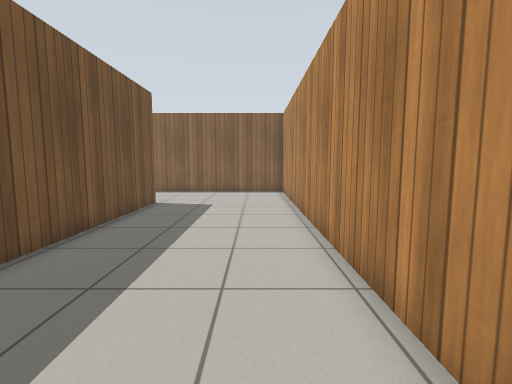
[1] (above)

20 first-person views from a walk through a Gazebo world. The camera is 0.94 m above the floor, tilts 6° down and sees 85° across. The floor is counted in squares, 0.5 m on a side. Each view is taken from the middle of a square. On the plan, view 1 faces up. The plan holds only what a view shows up to about 16 squares ahead; the rest is blank. Gazebo's built-in surfaces are drawn with simple patterns.

[2]
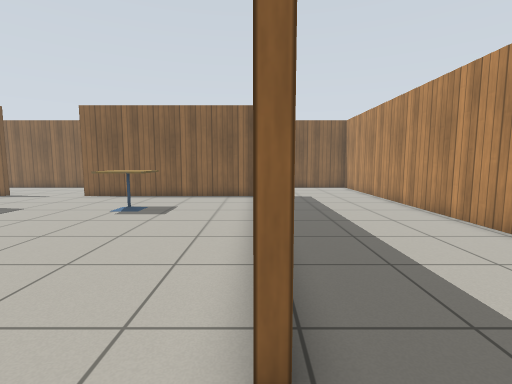

[3]
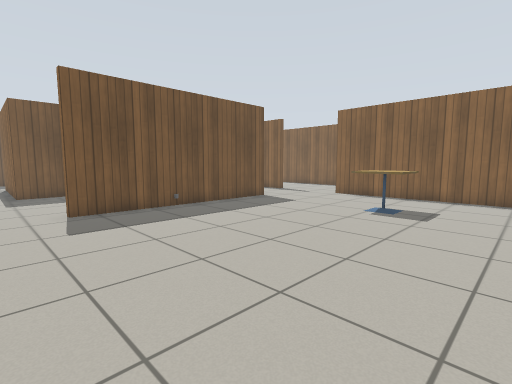

[4]
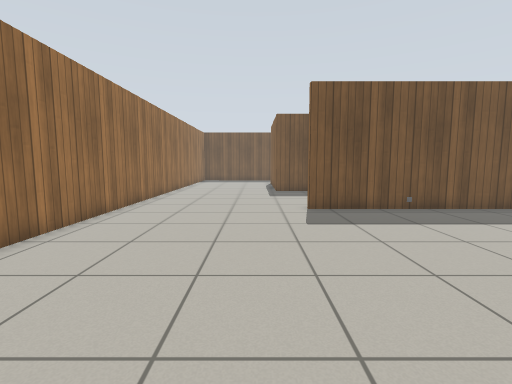

[5]
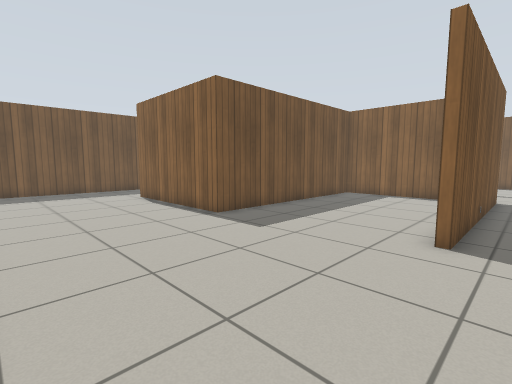

[6]
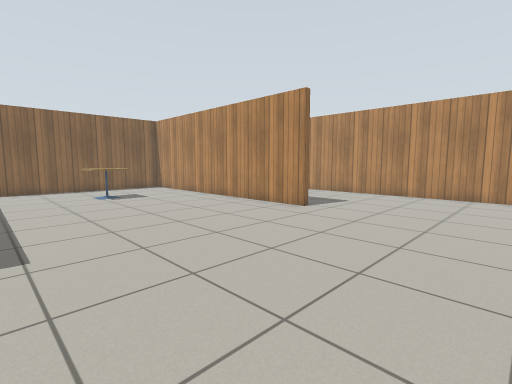

[7]
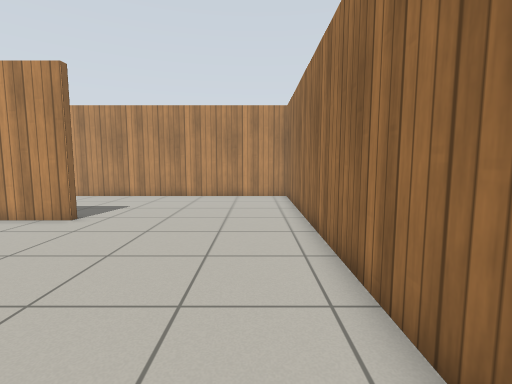

[8]
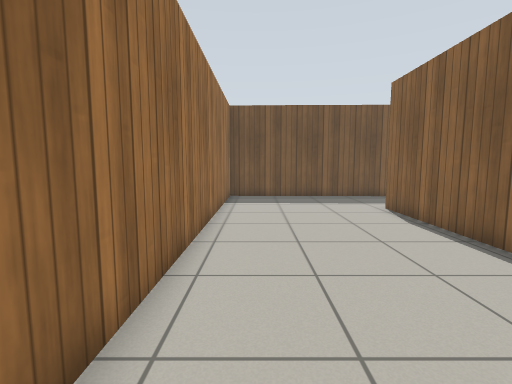

[9]
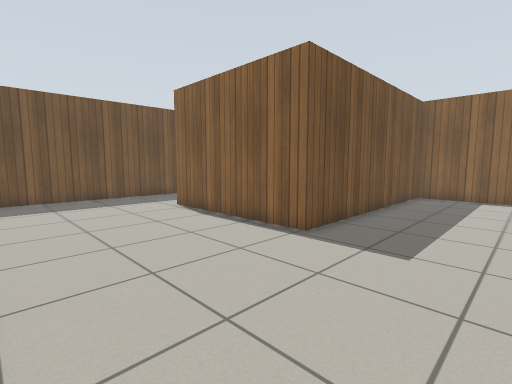

[10]
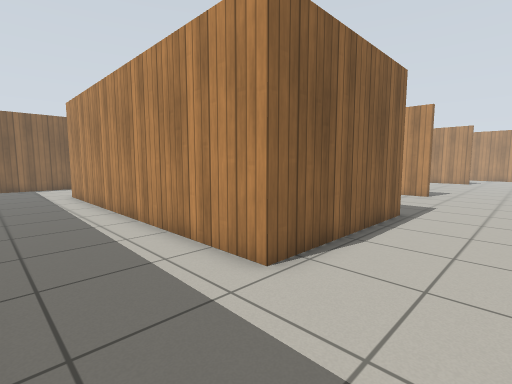

[11]
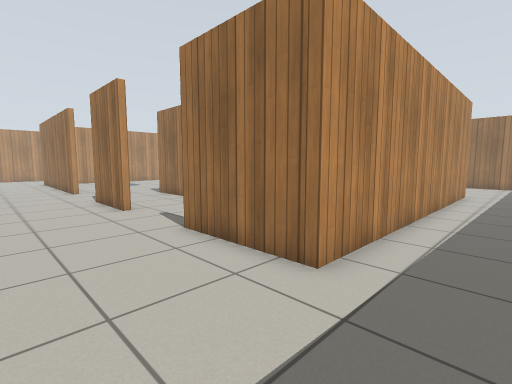

[12]
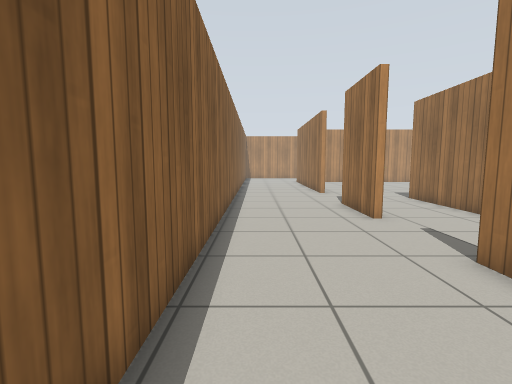

[13]
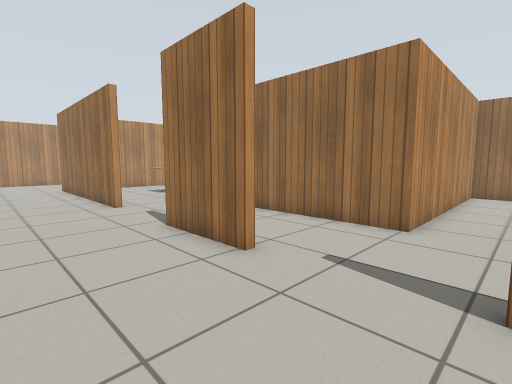

[14]
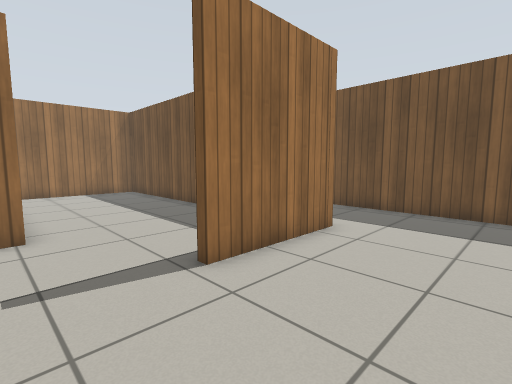

[15]
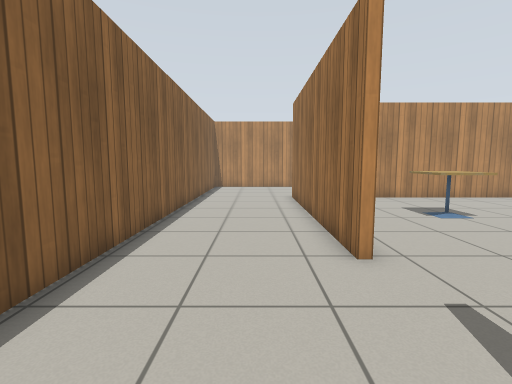

[16]
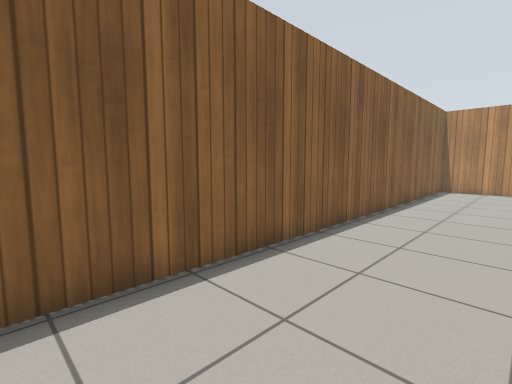

[17]
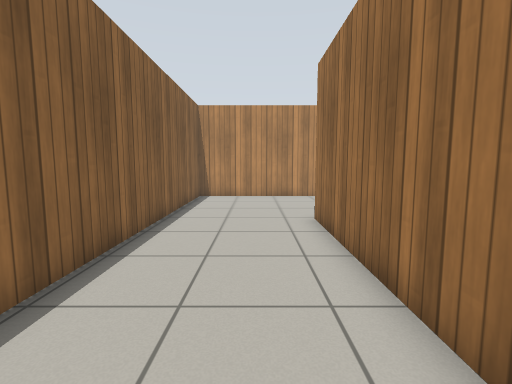

[18]
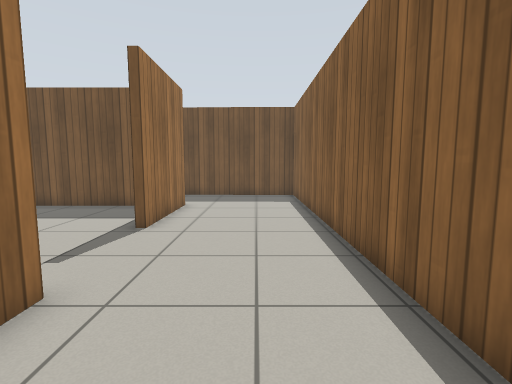

[19]
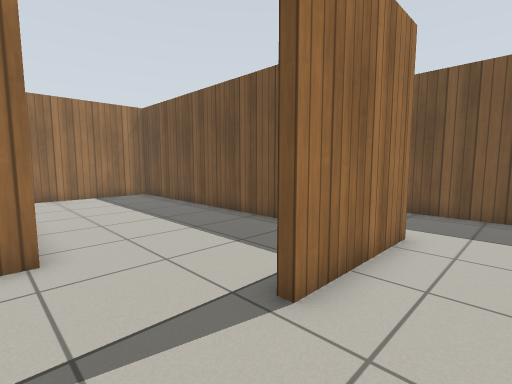

[20]
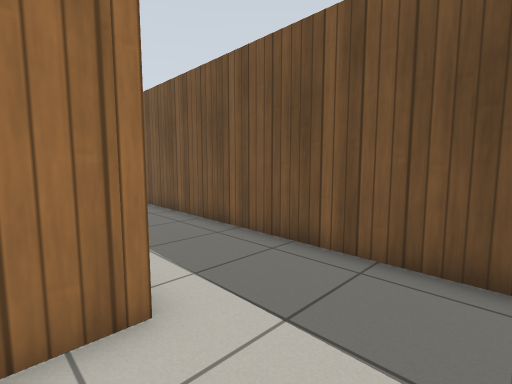

### Floor plan
Ten units are one square. View 1 is at (0, 0); x grows to the right and y downward. Boxes are objects, and circles mark ways between rooms. Rooms are numbered by the first view taken in them; rooms with no view inside come last. Other rooms are left out.
<svg viewBox="-363 -187 385 279">
<path fill="none" stroke="#000" d="M-175 10 -175 -5M-172 -88 -172 9M-194 -85 -244 -85 -244 17 -314 17 -314 -128M-46 10 -50 10 -50 -86M-51 -127 -147 -127 -147 -130 -47 -130 -47 -50M-356 -4 -358 85 17 87 17 -182 -155 -182M-353 -145 -355 -33M-227 -126 -227 -130 -192 -130 -192 -126M-311 -107 -311 9M-314 -128 -269 -128M-155 -182 -352 -182 -353 -145M-306 14 -247 14 -247 -88 -172 -88"/>
<rect x="-175" y="-35" width="10" height="10" fill="#bbb"><title>other object</title></rect>
<rect x="-115" y="-95" width="30" height="20" fill="#bbb"><title>cafe table</title></rect>
<circle cx="-152" cy="-135" r="3" fill="#2a7"/>
<circle cx="-330" cy="-137" r="3" fill="#2a7"/>
<text x="-140" y="-30">1</text>
<text x="-250" y="-100">2</text>
</svg>
Room 1 opens to room 2.

Where each view was taken, in squares from view 1:
view 1: 0 up, 0 right, facing up
view 2: 3 down, 5 left, facing up
view 3: 3 down, 6 left, facing up-left
view 4: 3 down, 6 left, facing left
view 5: 8 down, 16 left, facing up-left
view 6: 8 down, 15 left, facing up-right
view 7: 7 down, 14 left, facing right
view 8: 7 down, 20 left, facing left
view 9: 8 down, 20 left, facing up-left
view 10: 5 down, 35 left, facing up-right
view 11: 17 up, 34 left, facing down-right
view 12: 17 up, 32 left, facing right
view 13: 17 up, 27 left, facing down-right
view 14: 17 up, 24 left, facing down-left
view 15: 15 up, 20 left, facing right
view 16: 14 up, 19 left, facing up-right
view 17: 15 up, 14 left, facing right
view 18: 16 up, 19 left, facing left
view 19: 15 up, 24 left, facing down-left
view 20: 16 up, 30 left, facing down-left
